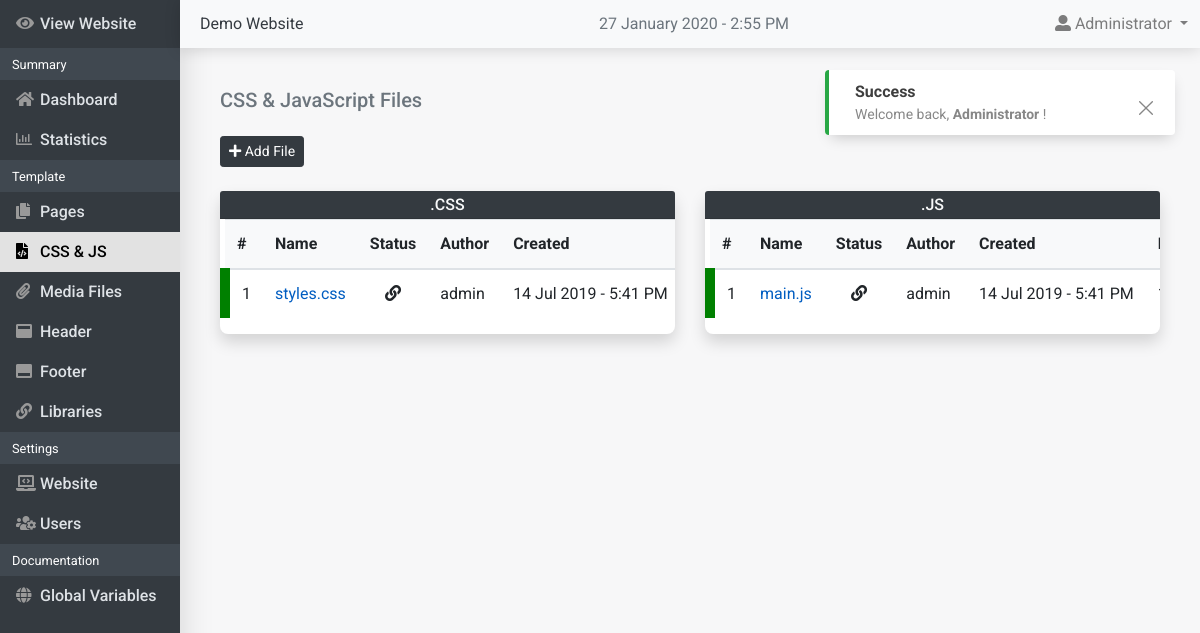
Page /cms-admin/css-js-files (signed in) on the committed database.
### tables this page shows
CREATE TABLE `users` (
  `username` varchar(255) NOT NULL,
  `password` varchar(255) NOT NULL,
  `id` int(10) NOT NULL,
  `fullname` varchar(20) NOT NULL,
  `email` varchar(255) NOT NULL,
  `type` tinyint(4) NOT NULL,
  `last_activity` varchar(50) DEFAULT NULL
);

CREATE TABLE `files` (
  `id` int(11) NOT NULL,
  `name` varchar(50) NOT NULL,
  `created` varchar(25) NOT NULL,
  `modified` varchar(50) NOT NULL,
  `status` tinyint(1) NOT NULL,
  `type` varchar(10) NOT NULL,
  `author` varchar(50) NOT NULL
);

### cms-admin/engine/globals.php (called while the page is built, shortened)
<?php
$website_result = $conn->query("SELECT * FROM website WHERE id = 1");
if (LOGGED_IN) {
    $user_info_result = $conn->query("SELECT * FROM users WHERE id=".USER_ID);
    $user_info = $user_info_result->fetch_object();
}
?>

### cms-admin/engine/init.php (called while the page is built, shortened)
<?php
require_once 'database/db.php';
require 'globals.php';
require 'functions.php';
?>

### cms-admin/template/pages/css-js-files.php (the view, shortened to what this page needs)
<?php
    $sql = "SELECT id, name, type, status, created, modified, author FROM files WHERE type='css'";
    $stmt = $conn->prepare($sql);
    $stmt -> execute();
    $stmt -> store_result();
    $stmt -> bind_result($id, $name, $type, $status, $created, $modified, $author);
    $css_count = 1;
    $js_count = 1;
?>
<h5 class="mb-4 text-secondary">
    CSS & JavaScript Files
</h5>
<button data-toggle="modal" data-target="#add_file_modal" class="btn btn-dark btn-sm" type="button" name="add_page_submit">
    <i class="fas fa-plus"></i>
    Add File
</button>
<div class="row mt-4">
    <div class="col-xl-6 col-lg-12 mb-4">
        <div class="card">
            <div class="card-header bg-dark text-light text-center p-1">
                <h6 class="m-0">.CSS</h6>
            </div>
            <div class="table-responsive text-nowrap">
                <table class="table table-hover cursor-pointer">
                    <thead class="bg-light">
                        <tr>
                            <th>#</th>
                            <th>Name</th>
                            <th class="text-center" style="width: 1em;">Status</th>
                            <th style="width: 1em;">Author</th>
                            <th style="width: 1em;">Created</th>
                        </tr>
                    </thead>
                    <tbody>
                    <?php
                    if($stmt->num_rows > 0) {
                        while ($stmt->fetch()) {
                            switch ($status) {
                                case '1':
                                    $status_icon = '<i class="fas fa-link"></i>';
                                    $status_color = 'published';
                                break;
                            }
                    ?>
                        <tr class="<?php echo $status_color ?>">
                            <td style="width: 10px;"><?php echo $css_count++; ?></td>
                            <td onclick="location.href='edit-file?id=<?php echo $id ?>'">
                                <a data-toggle="tooltip" title="Edit" href="edit-file?id=<?php echo $id ?>"><?php echo $name.".".$type?></a>
                            </td>
                            <td class="text-center">
                                <span data-toggle="tooltip" title="<?php if ($status == 1) { echo "Included"; } else { echo "Excluded";}?>"><?php echo $status_icon ?></span>
                            </td>
                            <td><?php echo $author ?></td>
                            <td><?php echo $created ?></td>
                        </tr>
                    <?php }} else {
                        echo "<td class='text-center' colspan='10'> no CSS files </td>";
                    } ?>
                    </tbody>
                </table>
            </div>
        </div>
    </div>
    <div class="col-xl-6 col-lg-12">
      <?php
          $sql = "SELECT id, name, type, status, created, modified, author FROM files WHERE type='js'";
          $stmt = $conn->prepare($sql);
          $stmt -> execute();
          $stmt -> store_result();
          $stmt -> bind_result($id, $name, $type, $status, $created, $modified, $author);
      ?>
        <div class="card">
            <div class="card-header bg-dark text-light text-center p-1">
                <h6 class="m-0">.JS</h6>
            </div>
            <div class="table-responsive text-nowrap">
                <table class="table table-hover cursor-pointer">
                    <thead class="bg-light">
                        <tr>
                            <th>#</th>
                            <th>Name</th>
                            <th class="text-center" style="width: 1em;">Status</th>
                            <th style="width: 1em;">Author</th>
                            <th style="width: 1em;">Created</th>
                            <th style="width: 1em;">Modified</th>
                        </tr>
                    </thead>
                    <tbody>
                    <?php
                    if($stmt->num_rows > 0) {
                        while ($stmt->fetch()) {
                            switch ($status) {
                                case '1':
                                    $status_icon = '<i class="fas fa-link"></i>';
                                    $status_color = 'published';
                                break;
                            }
                    ?>
                        <tr class="<?php echo $status_color ?>">
                            <td style="width: 10px;"><?php echo $js_count++; ?></td>
                            <td onclick="location.href='edit-file?id=<?php echo $id ?>'">
                                <a data-toggle="tooltip" title="Edit" href="edit-file?id=<?php echo $id ?>"><?php echo $name.".".$type?></a>
                            </td>
                            <td class="text-center">
                                <span data-toggle="tooltip" title="<?php if ($status == 1) { echo "Included"; } else { echo "Excluded";}?>"><?php echo $status_icon ?></span>
                            </td>
                            <td><?php echo $author ?></td>
                            <td><?php echo $created ?></td>
                            <td><?php echo $modified ?></td>
                        </tr>
                    <?php }} else { echo "<td class='text-center' colspan='10'> no JS files </td>"; } ?>
                    </tbody>
                </table>
            </div>
        </div>
    </div>
</div>

### cms-admin/template/inc/navbar.php (shortened to what this page needs)
<nav class="navbar top-navbar navbar-expand fixed-top navbar-light bg-light p-1">
    <a class="website-title" href="./">
        <?php echo WEBSITE_TITLE; ?>
    </a>
    <div class="date_now"><?php echo date("j F Y - g:i A" ); ?></div>
    <ul class="navbar-nav ml-auto">
        <li class="nav-item dropdown">
            <a href="#" class="nav-link dropdown-toggle" data-toggle="dropdown" aria-haspopup="true" aria-expanded="false">
                <i class="fas fa-user-alt"></i>
                <span class="logged-user"><?php echo $user_info->fullname ?><span>
            </a>
        </li>
    </ul>
</nav>
<nav class="sidebar">
    <ul class="nav flex-column">
        <li class="view-website">
            <a class="nav-link" title="View Website" target="_blank" href="../">
                <i class="fas fa-eye feather"></i>
                <span>View Website</span>
            </a>
        </li>
        <li class="nav-category">
            <small class="m-2">Summary</small>
        </li>
        <li>
            <a class="nav-link" title="Dashboard" href="dashboard">
                <i class="fas fa-home feather"></i>
                <span>Dashboard</span>
            </a>
        </li>
        <li>
            <a class="nav-link" title="Statistics" href="statistics">
                <i class="far fa-chart-bar feather"></i>
                <span>Statistics</span>
            </a>
        </li>
        <li class="nav-category">
            <small class="m-2">Template</small>
        </li>
        <li>
            <a class="nav-link" title="Pages" href="pages">
                <i class="fas fa fa-copy feather"></i>
                <span>Pages</span>
            </a>
        </li>
        <li>
            <a class="nav-link" title="CSS & JS" href="css-js-files">
                <i class="fas fa-file-code feather"></i>
                <span>CSS & JS</span>
            </a>
        </li>
        <li>
            <a class="nav-link" title="Media files" href="media-files">
                <i class="fas fa-paperclip feather"></i>
                <span>Media Files</span>
            </a>
        </li>
        <li>
            <a class="nav-link" title="Header" href="header-edit">
                <i class="fas fa-window-maximize feather"></i>
                <span>Header</span>
            </a>
        </li>
        <li>
            <a class="nav-link" title="Footer" href="footer-edit">
                  <i class="fas fa-window-maximize fa-flip-vertical feather"></i>
                <span>Footer</span>
            </a>
        </li>
        <li>
            <a class="nav-link" title="CSS & JS Libraries" href="libraries">
                <i class="fas fa-link feather"></i>
                <span>Libraries</span>
            </a>
        </li>
        <li class="nav-category">
            <small class="m-2">Settings</small>
        </li>
        <li>
            <a class="nav-link" title="Website" href="website-settings">
                <i class="fas fa-laptop-code feather"></i>
                <span>Website</span>
            </a>
        </li>
        <li>
            <a class="nav-link" title="Users" href="user-settings">
                <i class="fas fa-users-cog feather"></i>
                <span>Users</span>
            </a>
        </li>
        <li class="nav-category">
            <small class="m-2">Documentation</small>
        </li>
        <li>
            <a class="nav-link" title="Global Variables" href="global-variables">
                <i class="fas fa-globe feather"></i>
                <span>Global Variables</span>
            </a>
        </li>
    </ul>
</nav>

### cms-admin/template/assets/css/style.css (style rules this page uses)
html { height: 100%; overflow: hidden; }
body { height: 100%; font-family: 'Roboto', sans-serif; margin: 0; overflow: hidden; }
a { color: #005dc1; }
.date_now { display: flex; justify-content: center; width: 100%; position: absolute; color: #6c757d; z-index: -1; }
.card { border-radius: .50rem !important; box-shadow: 0 .5rem 1rem rgba(0, 0, 0, .15) !important; border: 0 !important; }
.top-navbar { margin-left: 180px; box-shadow: 0 .1rem 1rem rgba(0,0,0,.15); transition: all 0.1s ease-out; }
.view-website { height: 48px; display: flex; align-items: center; }
.website-title { color: #343a40!important; text-decoration: none!important; margin-left: 1rem; }
.published { border-left: 10px solid green; }
.sidebar { position: fixed; top: 0; bottom: 0; left: 0; z-index: 100; box-shadow: 0 .5rem 2rem rgba(0, 0, 0, .15); max-width: 180px; width: 100%; background-color: #343a40; overflow-y: scroll; overflow-x: hidden; transition: all 0.1s ease-out; -webkit-overflow-scrolling: touch; }
.feather { width: 16px; height: 16px; }
.sidebar .nav-link { font-weight: 500; color: #dee2e6; }
.sidebar .nav-link .feather { margin-right: 4px; color: #999; }
.sidebar .nav-link.active { color: black; background-color: #e2e2e2; }
.sidebar .nav-link:hover .feather, .sidebar .nav-link.active .feather { color: inherit; }
.nav-category { background-color: #404850; color: #fff; padding: .25rem; }
.cursor-pointer { cursor: pointer; }

### rows in the picture
users: fullname "Administrator"
files: name "styles", type "css", status 1 (drawn), author "admin", created "14 Jul 2019 - 5:41 PM"
files: name "main", type "js", status 1 (drawn), author "admin", created "14 Jul 2019 - 5:41 PM"

### other values in the picture
$type "Success"
$message "Welcome back, Administrator !"
WEBSITE_TITLE "Demo Website"
